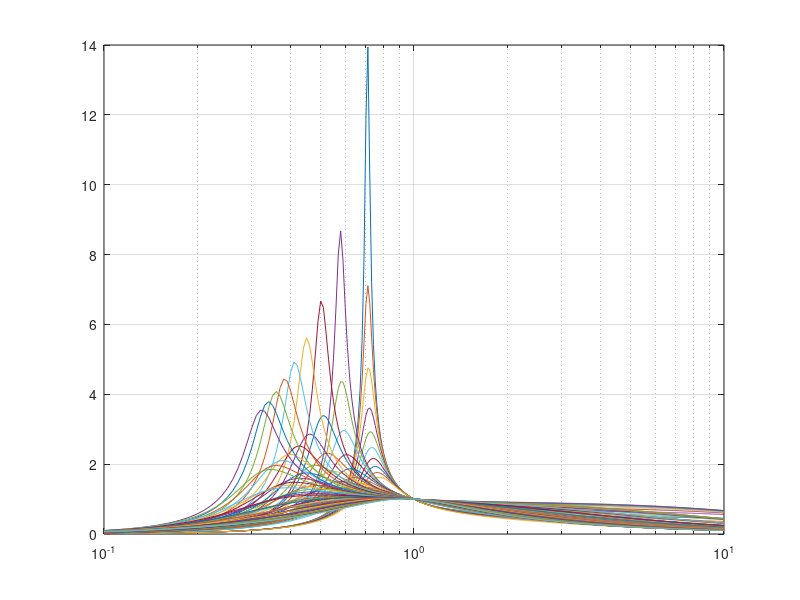

This figure's MATLAB source: (Note: this script raises an error after producing the figure.)
%% this script is created by Fulong @ Oct,2023. 
% design-oriented analysis.
close all;
clear,clc;
Results = [];
i=1;
%% step 1: define operation conditions
Vo_pfc = 750;
Vin = Vo_pfc;
Vout = 55;
Po = 10e3;
Po_max = Po;
Time_hu = 20e-3; %20ms
eff = 1;
Pin = Po/eff;
%fr = 50e3;

%% step 2: define simulation component values
C_pfc = 400e-6*3;
Cin = 470e-6;
Cout = 470e-6*5;
Rcinp = 1e-3;
fs_max = 250e3;
fs_min = 50e3;
deadtime = (1/fs_min)/800;
Vf = 0;
mos_vf = 0;

%% step 3: starting your design
%
for m = 2:1:10
    for Q = 0.1:0.1:1
Fx = 0.1:0.01:10;
K = Fx.^2*(m-1)./sqrt((m.*Fx.^2-1).^2+Fx.^2.*(Fx.^2-1).^2.*(m-1).^2.*Q^2);
semilogx(Fx, K);
%legend([m,Q],'m=2,Q=0.1','');
grid on;
hold on;
    end
end
%
Vin_min = sqrt(Vo_pfc^2-(2*Pin*Time_hu/C_pfc));
Vin_max = Vo_pfc;
% half bridge or full bridge?
bridge_gain = 1; % full bridge = 1;
% design transformer turns ratio
LLC_gain_norm = 1;
n = Vin*bridge_gain*LLC_gain_norm/(Vout+2*Vf);
LLC_gain_max = Vin/Vin_min*LLC_gain_norm;
LLC_gain_min = Vin/Vin_max*LLC_gain_norm;
%ratio_NpNs = n;
%% delete this part in normal design procedure, for SD design analysis only.
ratio_NpNs = 14;
LLC_gain_max_required = (Vout+2*Vf)*ratio_NpNs*1/bridge_gain/Vin; % put Vin if Vin_min not sure.
%%
% validation
for fr = 80e3:1e3:200e3
for m = 4:1:8  %2:1:10
    for Q = 0.2:0.1:0.8 % 0.1:0.1:1
%
Rac = 8/pi^2*(ratio_NpNs)^2*(Vout^2/Po_max); 
Cr = 1/(2*pi*fr*Q*Rac);
Lr = 1/((2*pi*fr)^2*Cr);
Lm = (m-1)*Lr;
fr = 1/(2*pi*sqrt(Lr*Cr));
%
fprintf('Solution:\n');
fprintf('Lr = %.4f uH\n', Lr*1e6);
fprintf('Cr = %.4f uF\n', Cr*1e6);
%fprintf('Lp = %.4f uF\n', Lp*1e6);
fprintf('Lm = %.4f uH\n', Lm*1e6);

%% step 4: modeling 
s = tf('s');
Lm_p_Rac = s*Lm*Rac/(s*Lm+Rac);
Kprime = Lm_p_Rac/(1/(s*Cr)+s*Lr+Lm_p_Rac);
Max_gain = getPeakGain(Kprime);

% save the data
result = [m, Q, Lr*1e6, Cr*1e6, Lm*1e6, Max_gain, fr];
Results(i,:) = result; 
i = i+1;
%% step 5: graphics shown,etc...
% figure(1)
% bode(Kprime);
% grid on;
% hold on;
    end
end
end 

% figure(2)
% eff = (Lm_p_Rac)^2/(Rac*(1/(s*Cr)+s*Lr+Lm_p_Rac));
% bode(eff);
% grid on;